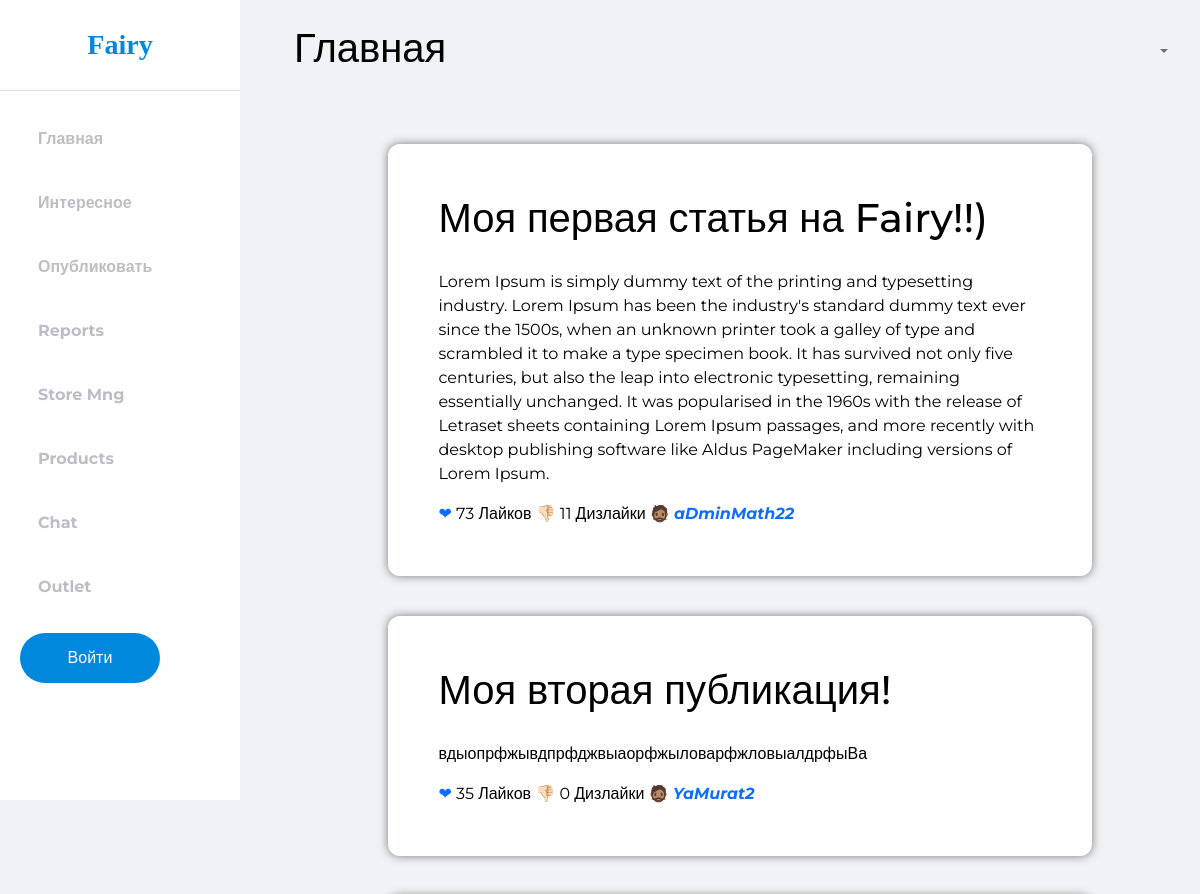
The app's page / (upper part), older data.
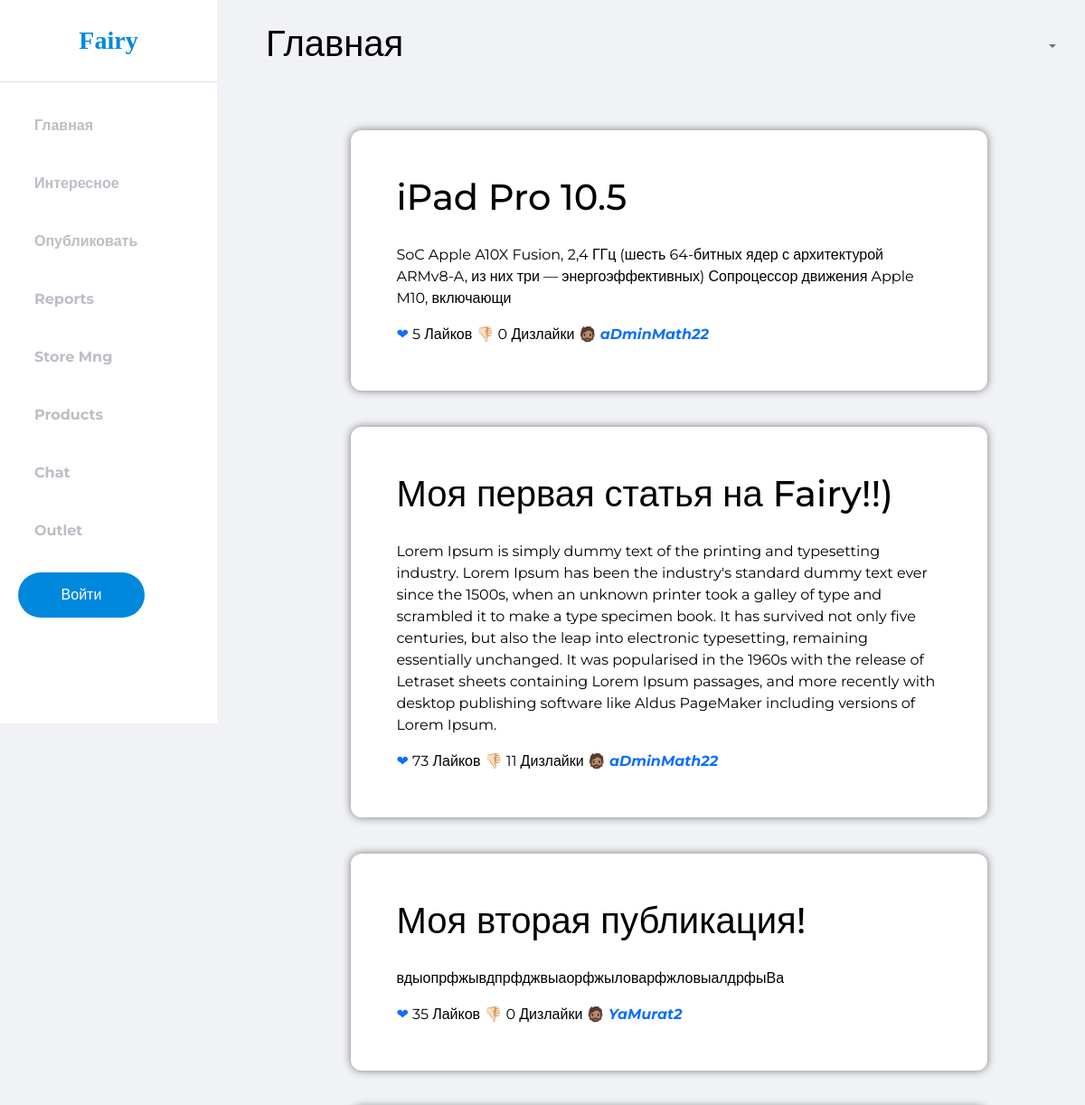
The same page, newer data.
### core/models.py (models this page shows, shortened)
class Publics(models.Model):
    title = models.CharField(max_length=150)
    text = models.TextField()
    image = models.ImageField(upload_to="Article_img", null=True, blank=True)
    likes = models.IntegerField(verbose_name='Нравится', default=0)
    dislikes = models.IntegerField(verbose_name='Не нравится', default=0)
    date = models.DateTimeField(auto_now_add=True,
        null=True)
    user = models.ForeignKey(
        to=Users,
        null=True, blank=True,
        verbose_name=("Пользователь"),
        on_delete=models.CASCADE
    )
    author = models.ForeignKey(
        to="Author",
        on_delete=models.SET_NULL,
        null=True, blank=True,
        related_name="article",
        verbose_name=("Автор")
    )
    readers = models.ManyToManyField(
        to=User,
        related_name = "readers",
        blank=True,
        verbose_name="Читатели"
    )
    likes = models.IntegerField(default=0, verbose_name="Лайки")
    class Meta:
        verbose_name = ("Публикации")
        verbose_name_plural = ("Публикация")

class Author(models.Model):
    user = models.OneToOneField(
        to=User,
        related_name="author",
        verbose_name="Автор",
        null=False,
        blank=False,
        on_delete=models.CASCADE
    )
    nik = models.CharField(max_length=55)
    class Meta:
        verbose_name = "Автор"
        verbose_name_plural = "Авторы"

### core/views.py (the view)
# urls.py: path('', main, name="main"),
def main(request):
    publics = Publics.objects.all()
    publics = Publics.objects.order_by('-date')
    return render(request, "main.html", {"publics": publics})

### core/templates/main.html
{% extends 'base.html' %}
    {% block content %}
                {% for public in publics %}
                    <div class="main-public">
                        <div class="main-public2">
                            <h1 class="public-zago">{{ public.title }}</h1>
                            <p class="public-text">{{ public.text }}</p>
                            <label for="toggle-heart" aria-label="like"><a href="{% url 'add_like' public.pk %}" class="like">❤</a> {{ public.likes }} Лайков</label>
                            <label for="toggle-heart" aria-label="like"><a href="{% url 'add_dislike' public.pk %}" class="like">👎🏻</a> {{ public.dislikes }} Дизлайки</label>
                            <label for="toggle-heart" aria-label="like"><a href="#" class="like">🧔🏽 <b><i>{{ public.author.nik }}</i></b></a></label>
                        </div>
                    </div>
                {% endfor %}
{% endblock content %}

Row changes from the older to the newer data that the page shows:
added Publics: title "iPad Pro 10.5", text "SoC Apple A10X Fusion, 2,4 ГГц (шесть 64-битных ядер с архитектурой ARMv8-A, из них три — энергоэффективных) Сопроцессор движения Apple M10, включающи", likes "5", dislikes "0", author.nik "aDminMath22"
